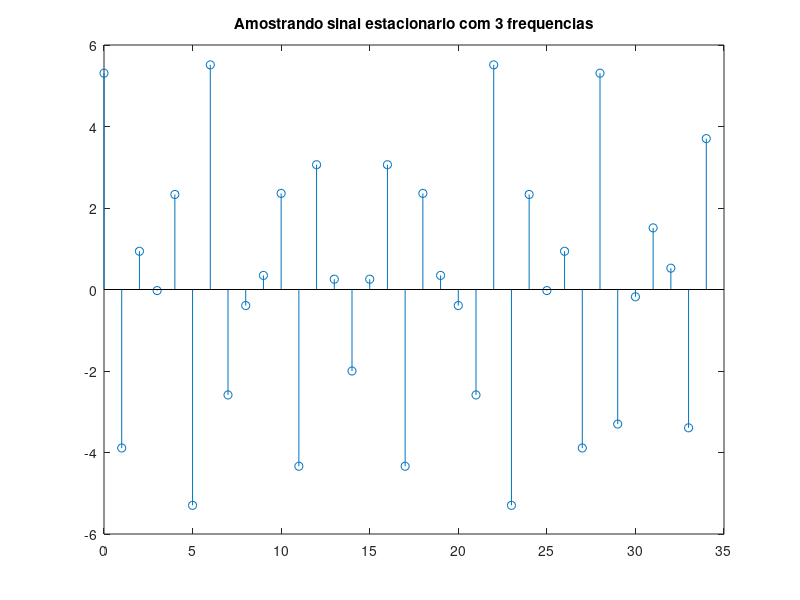

The MATLAB source for this figure: (Note: this script raises an error after producing the figure.)
N=35; 
fo = 700; %frequência do maior sinal
Ts=1/1400; 
n=0:N-1; 
x=(2*cos(2*pi*700* n * Ts))+ (3*cos(2*pi*450* n * Ts))+(cos(2*pi*630* n * Ts+(2*pi/5))) ;
stem(n,x) 
title('Amostrando sinal estacionario com 3 frequencias');
hold(on);
grid(on);
plot(n,x,":");